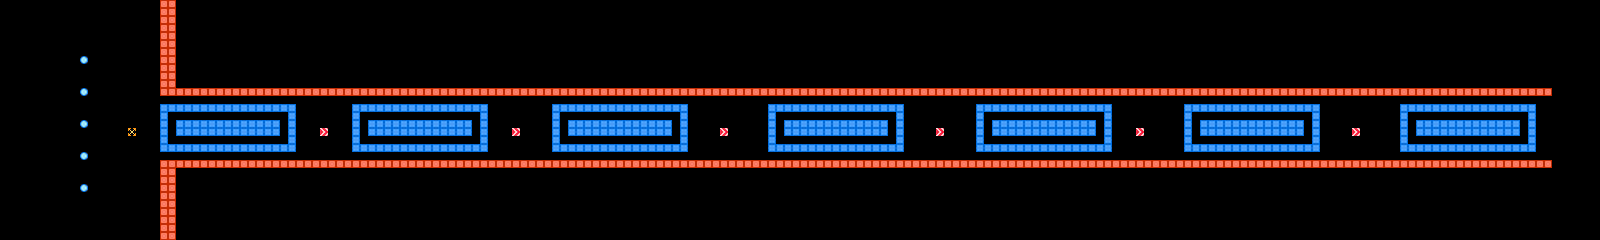

A level layout from a 2D game, rendered from its tile map. Below: a short description, then the map file with tile-grid data replaced by summaries:
An orthogonal 200x30 tile map with 8x8 px tiles, 1 tile layer (layer), 2 tilesets.

<map version="1.0" orientation="orthogonal" width="200" height="30" tilewidth="8" tileheight="8">
 <tileset firstgid="1" name="chip" tilewidth="8" tileheight="8">
  <image source="chip.png" width="128" height="128" />
 </tileset>
 <tileset firstgid="257" name="chip" tilewidth="8" tileheight="8">
  <image source="../chip.png" width="128" height="128" />
 </tileset>
 <layer name="layer" width="200" height="30">
  <properties>
   <property name="object" value="true" />
  </properties>
  <data>[6000 cells, 876 non-empty, 5 distinct tile ids]</data>
 </layer>
</map>
